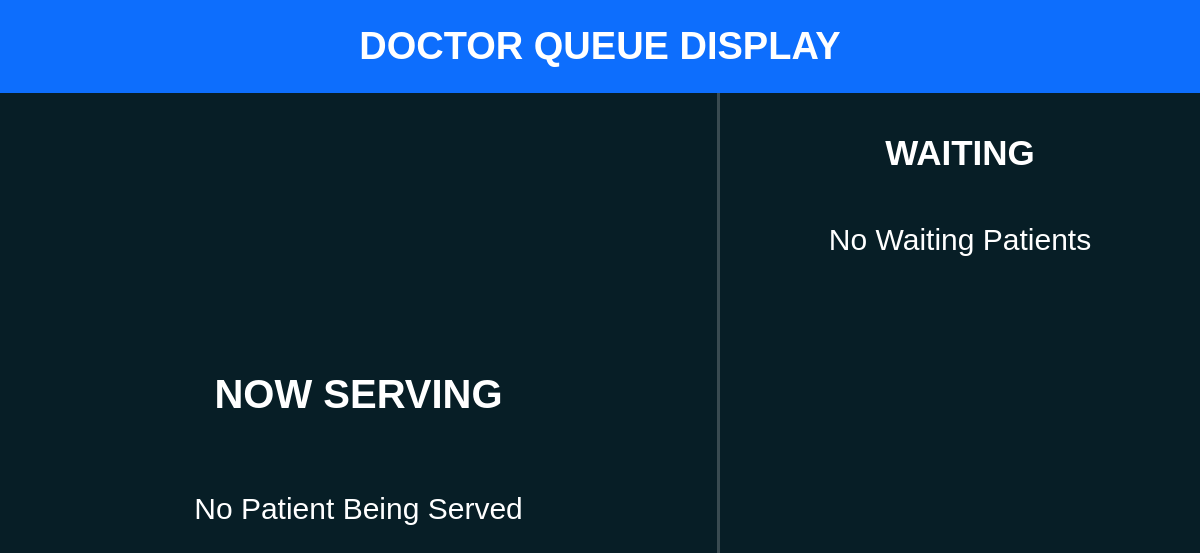
The app's page /core/tv/doctor/, older data.
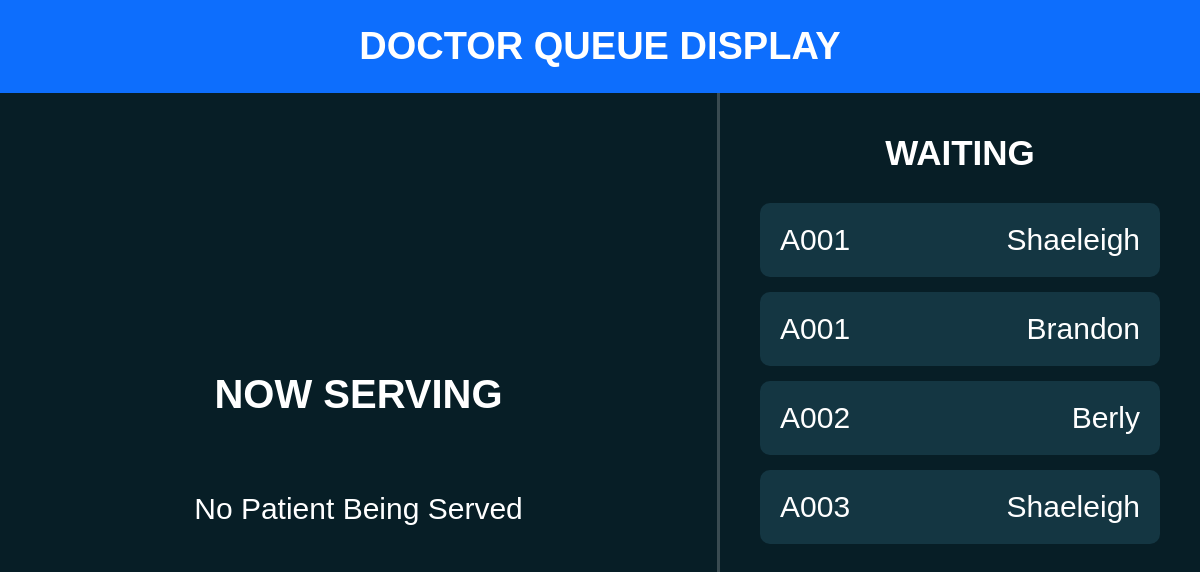
The same page, newer data.
### core/models.py (models this page shows, shortened)
class Visit(models.Model):
    STATUS_CHOICES = (
        ("waiting", "Waiting"),
        ("serving", "Being Served"),
        ("completed", "Completed"),
    )
    DEPARTMENT_CHOICES = (
        ("triage", "Triage"),
        ("doctor", "Doctor"),
        ("laboratory", "Laboratory"),
        ("pharmacy", "Pharmacy"),
        ("completed", "Completed"),
    )
    patient = models.ForeignKey(
        Patient,
        on_delete=models.CASCADE,
        related_name="visits"
    )
    queue_number = models.CharField(
        max_length=10,
        editable=False,
        blank=True
    )
    current_department = models.CharField(
        max_length=20,
        choices=DEPARTMENT_CHOICES,
        default="triage"
    )
    status = models.CharField(
        max_length=20,
        choices=STATUS_CHOICES,
        default="waiting"
    )
    visit_date = models.DateTimeField(
        auto_now_add=True
    )
    created_by = models.ForeignKey(
        User,
        on_delete=models.SET_NULL,
        null=True
    )

class Patient(models.Model):
    GENDER_CHOICES = (
        ("Male", "Male"),
        ("Female", "Female"),
    )
    hospital_id = models.CharField(
        max_length=20,
        unique=True,
        blank=True,
        editable=False
    )
    first_name = models.CharField(max_length=100)
    last_name = models.CharField(max_length=100)
    date_of_birth = models.DateField()
    gender = models.CharField(max_length=10, choices=GENDER_CHOICES)
    phone_number = models.CharField(max_length=15)
    national_id = models.CharField(
        max_length=20,
        blank=True,
        null=True
    )
    created_at = models.DateTimeField(auto_now_add=True)
    updated_at = models.DateTimeField(auto_now=True)

### core/views.py (the view)
# urls.py: path("tv/doctor/", doctor_tv, name="doctor_tv"),
def doctor_tv(request):
    serving = Visit.objects.filter(
        current_department="doctor",
        status="serving"
    ).first()
    waiting = Visit.objects.filter(
        current_department="doctor",
        status="waiting"
    ).order_by("visit_date")
    return render(
        request,
        "doctor_tv.html",
        {
            "serving": serving,
            "waiting": waiting,
        },
    )

### core/templates/doctor_tv.html (shortened to what this page needs)
<!DOCTYPE html>
<html lang="en">
<head>
</head>
<body>
<div class="header">
DOCTOR QUEUE DISPLAY
</div>
<div class="container">
<div class="left">
<h2>NOW SERVING</h2>
{% if serving %}
<div class="queue">
{{ serving.queue_number }}
</div>
<div class="room">
Please Proceed to Doctor Room
</div>
{% else %}
<div class="empty">
No Patient Being Served
</div>
{% endif %}
</div>
<div class="right">
<h2>WAITING</h2>
{% if waiting %}
<ul class="waiting-list">
{% for visit in waiting %}
<li>
<span>{{ visit.queue_number }}</span>
<span>{{ visit.patient.first_name }}</span>
</li>
{% endfor %}
</ul>
{% else %}
<div class="empty">
No Waiting Patients
</div>
{% endif %}
</div>
</div>
</body>
</html>

Row changes from the older to the newer data that the page shows:
now on this page (row edited): Visit: queue_number "A001", patient.first_name "Shaeleigh"
now on this page (row edited): Visit: queue_number "A001", patient.first_name "Brandon"
now on this page (row edited): Visit: queue_number "A002", patient.first_name "Berly"
now on this page (row edited): Visit: queue_number "A003", patient.first_name "Shaeleigh"
Text that changed along with them:
text no longer shown: "No Waiting Patients"
